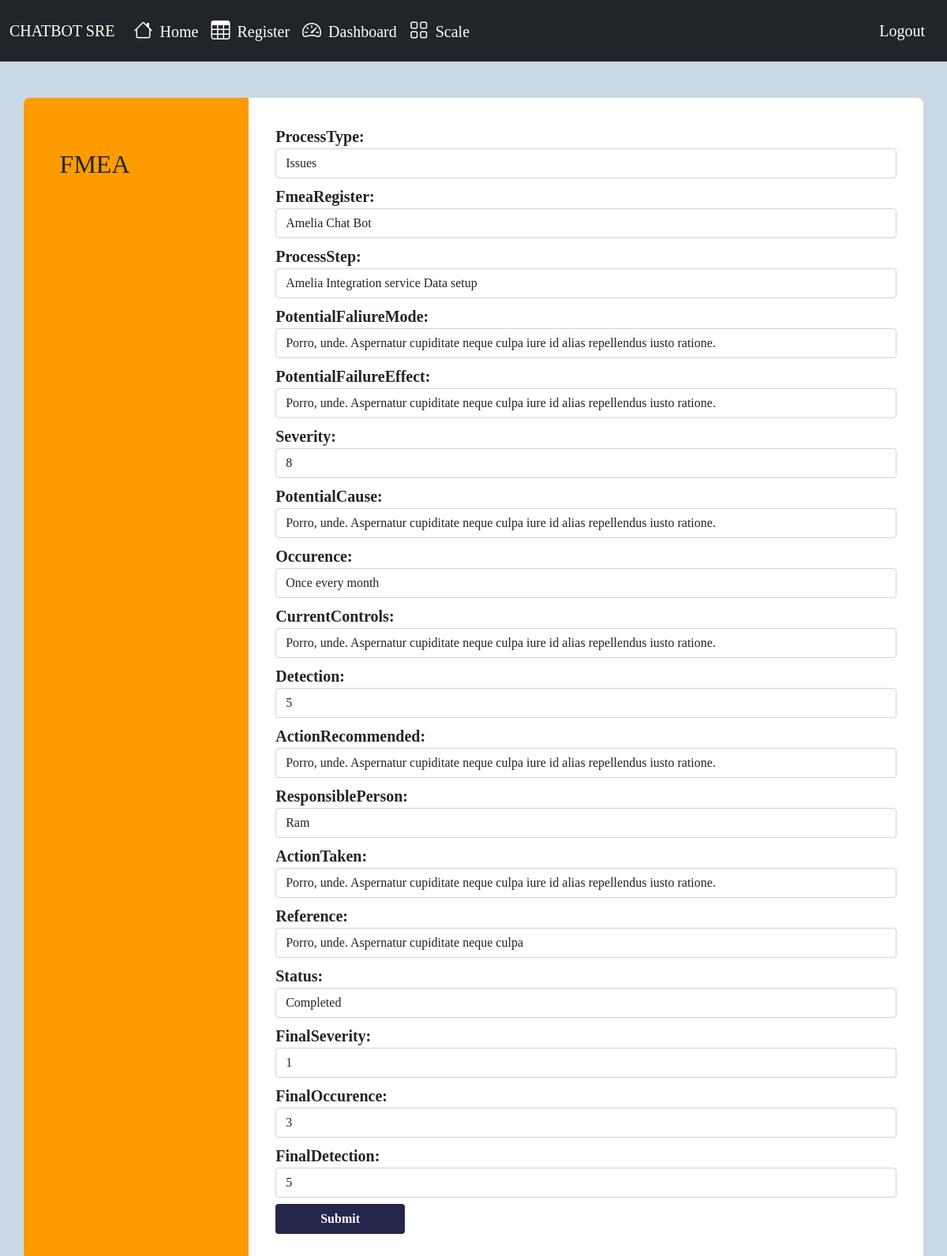
Screenshot of /fmea/update/1 (signed in) with the database file from the repository.
### fmea_form/models.py (models this page shows, shortened)
class FmeaProcess(models.Model):
    processType=models.CharField(max_length=1024,null=True)
    fmeaRegister= models.ForeignKey(FmeaRegister, on_delete=models.CASCADE)
    processStep= models.CharField(max_length=1024)
    potentialFaliureMode= models.CharField(max_length=1024)
    potentialFailureEffect= models.CharField(max_length=1024)
    severity = models.IntegerField(choices=severity_choices,default=0)
    potentialCause= models.CharField(max_length=1024)
    occurence = models.IntegerField(choices=occurance_choices,default=0)
    currentControls= models.CharField(max_length=1024)
    detection = models.IntegerField(choices=severity_choices,default=0)
    actionRecommended= models.CharField(max_length=1024)
    responsiblePerson= models.CharField(max_length=200)
    actionTaken= models.CharField(max_length=1024)
    reference = models.CharField(max_length=1024,default=None)
    status=models.BooleanField(choices=status,default=0)
    finalSeverity=models.IntegerField(default=0)
    finalOccurence=models.IntegerField(default=0)
    finalDetection=models.IntegerField(default=0)

### fmea_form/views.py (the view)
# urls.py: path('update/<int:id>', views.update_process,name="update_fmea"),
@login_required
def update_process(request,id):
    context ={}
    obj = get_object_or_404(FmeaProcess, id = id)
    form = FmeaForm2(request.POST or None, instance = obj)
    if form.is_valid():
        form.save()
        return redirect('view_fmea')
    context["form"] = form
    return render(request, "update_view.html", context)

### fmea_form/models.py (called while the page is built)
    def __str__(self):
        return self.process

### fmea_form/templates/update_view.html (shortened to what this page needs)
{% extends "base.html" %}
{% block content %}
<br>
<div class="container mt-3 mb-3">
<div class="row">
<div class="col-md-4 col-lg-3 left-form">
    <div class="contact-info">
        <h2>FMEA</h2>
    </div>
</div>
<div class="col-md-8 col-lg-9 right-form">
    <div class="contact-form">
        <form method="POST" action="">
            {{ form }}
        <div class="form-group mt-2">
            <div class="col-sm-offset-2 col-sm-10">
            <button type="submit" class="btn btn-default">Submit</button>
            </div>
        </div>
    </form>
    </div>
</div>
</div>
</div>
{% endblock %}

### fmea_form/static/css/style.css (style rules this page uses)
body { font-family: 'sans-serif'; font-size:20px; }
.bgcolor { background-color: #c8d8e4; }
body { overflow-x:hidden; }
.left-form { background: #ff9b00; padding: 4%; border-top-left-radius: 0.5rem; border-bottom-left-radius: 0.5rem; }
.contact-info { margin-top:10%; }
.contact-info h2 { margin-bottom: 10%; }
.right-form { background: #fff; padding: 3%; border-top-right-radius: 0.5rem; border-bottom-right-radius: 0.5rem; }
.contact-form label { font-weight:600; }
.contact-form button { background: #25274d; color: #fff; font-weight: 600; width: 25%; }

### rows the page displays
FmeaProcess: processType "Issues", fmeaRegister "Amelia Chat Bot", processStep "Amelia Integration service Data setup", potentialFaliureMode "Porro, unde. Aspernatur cupiditate neque culpa iure id alias repellendus iusto ratione.", potentialFailureEffect "Porro, unde. Aspernatur cupiditate neque culpa iure id alias repellendus iusto ratione.", severity "8", potentialCause "Porro, unde. Aspernatur cupiditate neque culpa iure id alias repellendus iusto ratione.", occurence "Once every month", currentControls "Porro, unde. Aspernatur cupiditate neque culpa iure id alias repellendus iusto ratione.", detection "5", actionRecommended "Porro, unde. Aspernatur cupiditate neque culpa iure id alias repellendus iusto ratione.", responsiblePerson "Ram", actionTaken "Porro, unde. Aspernatur cupiditate neque culpa iure id alias repellendus iusto ratione.", reference "Porro, unde. Aspernatur cupiditate neque culpa", status "Completed", finalSeverity "1", finalOccurence "3", finalDetection "5"
